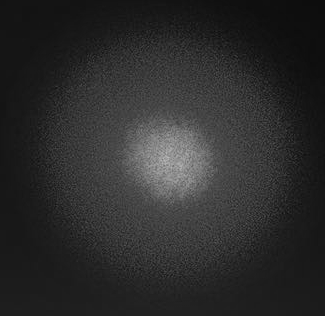
#> input picture Lab_Fibre/Lumi_Monomode_Crop.tif, 325 x 316 px, found by its file name
$ python Analyse_Results.py
#> lines starting #> are read from the running program, lines starting #| are printed output that depends on the picture
# pip install numpy matplotlib pillow scipy
import numpy as np
import matplotlib.pyplot as plt
from PIL import Image
import os
from scipy.optimize import curve_fit
from scipy.special import jn, jn_zeros


# List of files to process
Hautement_Multimode_path = os.path.dirname(os.path.abspath(__file__))+"\\Lumi_Hautement_Multimode_Crop.tif",
Legerement_Multimode_path = os.path.dirname(os.path.abspath(__file__))+"\\Lumi_Legerement_Multimode_Crop.tif",
Monomode_path = os.path.dirname(os.path.abspath(__file__))+"\\Lumi_Monomode_Crop.tif"

file = Monomode_path

img = Image.open(file)
#> img is the input picture: PIL image 325x316 L; min 13, max 185, mean 44.1
data = np.array(img)

# Find 3D center
x_range=(120, 210)
y_range=(120, 210)
sliced_data = data[y_range[0]:y_range[1], x_range[0]:x_range[1]]
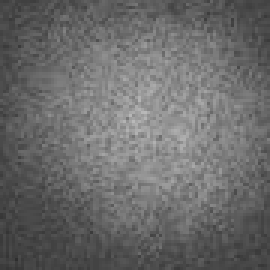
#> sliced_data: shape (90, 90) (shown 3 times larger); min 46, max 185, mean 106.2
max_row_positions = np.argmax(sliced_data, axis=1)
#> max_row_positions = 90 values, max 68 at index 66, min 21 at index 5, mean 50.84
max_col_positions = np.argmax(sliced_data, axis=0)
#> max_col_positions = 90 values, max 57 at index 73, min 25 at index 27, mean 39.68
avg_x = np.mean(max_row_positions) + x_range[0]
#> avg_x = 170.8
avg_y = np.mean(max_col_positions) + y_range[0]
#> avg_y = 159.7
center =  avg_x, avg_y
#> center = (170.8, 159.7)

# Center the data
center_row, center_col = center[1],center[0]
#> center_row = 159.7; center_col = 170.8
num_rows, num_cols = data.shape
#> num_rows = 316; num_cols = 325
max_row_distance = min(center_row, num_rows - 1 - center_row)
#> max_row_distance = 155.3
max_col_distance = min(center_col, num_cols - 1 - center_col)
#> max_col_distance = 153.2
submatrix_size_rows = 2 * max_row_distance + 1
#> submatrix_size_rows = 311.6
submatrix_size_cols = 2 * max_col_distance + 1
#> submatrix_size_cols = 307.3
start_row = int(center_row - max_row_distance)
#> start_row = 4
end_row = int(center_row + max_row_distance + 1)
#> end_row = 316
start_col = int(center_col - max_col_distance)
#> start_col = 17
end_col = int(center_col + max_col_distance + 1)
#> end_col = 325
centered_data = data[start_row:end_row, start_col:end_col]
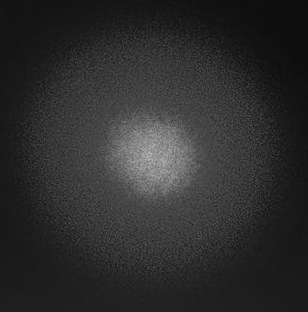
#> centered_data: shape (312, 308); min 13, max 185, mean 45.6

title = file.split('\\')[-1]
# [15 lines of commented-out code are left out]
gaussian_image = centered_data
size_x, size_y = len(centered_data[0]), len(centered_data)
#> size_x = 308; size_y = 312
center_x, center_y = size_x//2, size_y//2
#> center_x = 154; center_y = 156
x = np.arange(size_x) - center_x
#> x = 308 values from -154 to 153
y = np.arange(size_y) - center_y
#> y = 312 values from -156 to 155
xx, yy = np.meshgrid(x, y)
r = np.sqrt(xx**2 + yy**2)  # Radial distance from the center
theta = np.arctan2(yy, xx)  # Angle in radians (-pi to pi)
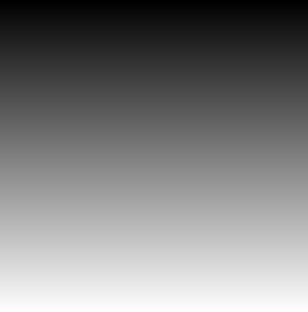
#> yy: shape (312, 308) int64; min -156, max 155, mean -0.5; drawn with min black and max white
r_flat = r.flatten()
theta_flat = theta.flatten()
intensity_flat = gaussian_image.flatten()
r_max = np.max(r)
#> r_max = 219.2
r_bins = np.linspace(0, r_max, 100)  # Adjust the number of bins as needed
#> r_bins = 100 values from 0 to 219.2
r_bin_centers = (r_bins[:-1] + r_bins[1:]) / 2  # Center of each bin
#> r_bin_centers = 99 values from 1.11 to 218.1
bin_indices = np.digitize(r_flat, r_bins)
radial_profile = np.array([intensity_flat[bin_indices == i].mean() for i in range(1, len(r_bins))])
#> radial_profile = 99 values, max 154.4 at index 1, min 22 at index 98, mean 58.43
r_combined = np.concatenate([-r_bin_centers[::-1], r_bin_centers])
#> r_combined = 198 values from -218.1 to 218.1
intensity_combined = np.concatenate([radial_profile[::-1], radial_profile])  # Reverse intensity
#> intensity_combined = 198 values, max 154.4 at index 97, min 22 at index 0, mean 58.43

# Cut Edges
r_min = -210
r_max = 210
mask = (r_combined >= r_min) & (r_combined <= r_max)
# Apply the mask to filter r_combined and intensity_combined
r_combined = r_combined[mask]
#> r_combined = 190 values from -209.2 to 209.2
intensity_combined = intensity_combined[mask]
#> intensity_combined = 190 values, max 154.4 at index 93, min 22.58 at index 0, mean 59.95

# drop_data_to make tendre vers 0
intensity_combined = intensity_combined-22.8
#> intensity_combined = 190 values, max 131.6 at index 93, min -0.22 at index 0, mean 37.15

# Intensité relative
intensity_combined = intensity_combined/np.max(intensity_combined)
#> intensity_combined = 190 values, max 1 at index 93, min -0.00167 at index 0, mean 0.282

# Fit des 2 premiers modes: LP01 & LP11
def intensity_profile(r, w_0, I_1, beta_1):
    first_zero = jn_zeros(1, 1)[0] / beta_1  # First zero of J_1 divided by beta_1
    Intensite_LP01 = np.exp(-2 * r**2 / w_0**2)
    Intensite_LP11 = I_1 * (jn(1, beta_1 * r))**2
    total_intensity = Intensite_LP01 + Intensite_LP11
    total_intensity[np.abs(r) > first_zero] = 0
    return total_intensity

bounds = ([0,0,0], [300,1,0.1])
initial_guess = [50,0.5,0.01]
params, covariance = curve_fit(intensity_profile, r_combined, intensity_combined, p0=initial_guess, bounds=bounds)
#> params = [60.61, 0.76, 0.0229]; covariance = [[0.114, -0.00245, -2.37e-05], [-0.00245, 8.57e-05, 6.36e-07], [-2.37e-05, 6.36e-07, 1.25e-08]]
print(params)
#| [6.06052507e+01 7.59955309e-01 2.28735220e-02]
w_0, Int_1, beta_1 = params
#> w_0 = 60.61; Int_1 = 0.76; beta_1 = 0.0229
Fit_Intensity = intensity_profile(r_combined, w_0, Int_1, beta_1)
#> Fit_Intensity = 190 values, max 0.999 at index 94, min 0 at index 0, mean 0.281

# Affichage du résultat
plt.figure(figsize=(10, 5))
plt.plot(r_combined, intensity_combined, label="Profil Radial", linestyle="-", c='blue')
plt.plot(r_combined, Fit_Intensity, label="Profil Radial Fit (LP01 & LP11)", linestyle="--", c='red')
plt.gca().axes.tick_params(axis='both', which='major', labelsize=20)
plt.xlabel("Distance radiale (pixels)", fontsize=25)
plt.ylabel("Intensité normalisée (I/Iₘₐₓ)", fontsize=25)
plt.legend(fontsize=18)
plt.grid()
plt.show()
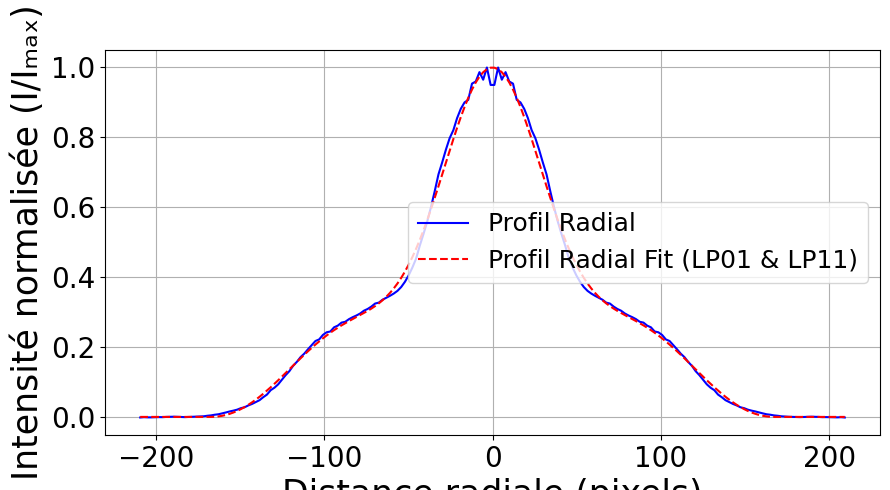
#> figure drawn by matplotlib, 1 panel; curve peaks at x = -3.32, y = 1; curve peaks at x = -1.11, y = 0.999
